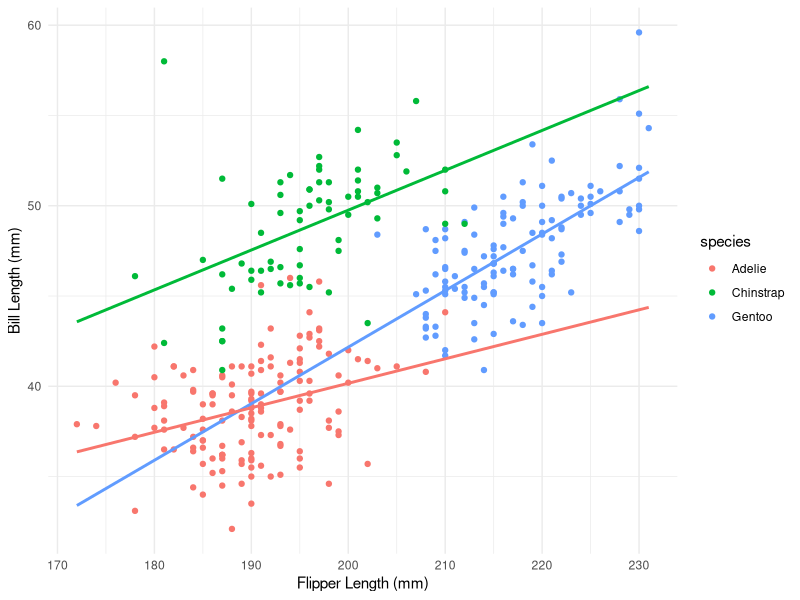

This chart was generated by the following R code:
library(tidyverse)
library(palmerpenguins)
library(fastDummies)

data <- na.omit(penguins)
data <- dummy_cols(data, select_columns = c("sex", "species"))

m <- lm(bill_length_mm ~ flipper_length_mm*species, data = data)
summary(m)
c <- coefficients(m)

full <- lm(bill_length_mm ~ flipper_length_mm*species, data = data)
reduced <- lm(bill_length_mm ~ flipper_length_mm + species, data = data)

anova(reduced, full)


m <- lm(bill_length_mm ~ flipper_length_mm + species_Adelie + species_Chinstrap + 
          flipper_length_mm:species_Adelie + flipper_length_mm:species_Chinstrap, data = data)
summary(m)

m <- lm(bill_length_mm ~ flipper_length_mm + species_Gentoo + species_Chinstrap + 
          flipper_length_mm:species_Gentoo + flipper_length_mm:species_Chinstrap, data = data)
summary(m)

data <- data %>% 
  mutate(y_adelie = c["(Intercept)"] + c["flipper_length_mm"]*flipper_length_mm + 
  c["speciesChinstrap"]*0 + c["speciesGentoo"]*0 + 
  c["flipper_length_mm:speciesChinstrap"]*0*flipper_length_mm +
  c["flipper_length_mm:speciesGentoo"]*0*flipper_length_mm,
  y_chinstrap = c["(Intercept)"] + c["flipper_length_mm"]*flipper_length_mm + 
    c["speciesChinstrap"]*1 + c["speciesGentoo"]*0 + 
    c["flipper_length_mm:speciesChinstrap"]*1*flipper_length_mm +
    c["flipper_length_mm:speciesGentoo"]*0*flipper_length_mm,
  y_gentoo = c["(Intercept)"] + c["flipper_length_mm"]*flipper_length_mm + 
    c["speciesChinstrap"]*0 + c["speciesGentoo"]*1 + 
    c["flipper_length_mm:speciesChinstrap"]*0*flipper_length_mm +
    c["flipper_length_mm:speciesGentoo"]*1*flipper_length_mm
  )

data %>% ggplot(aes(x = flipper_length_mm, y = bill_length_mm)) + 
  geom_point(aes(color = species)) +
  geom_line(aes(y = y_gentoo), color = "#619CFF", size = 1) +
  geom_line(aes(y = y_chinstrap), color = "#00BA38", size = 1) +
  geom_line(aes(y = y_adelie), color = "#F8766D", size = 1) + 
  theme_minimal() +
  ylab("Bill Length (mm)") +
  xlab("Flipper Length (mm)") 
